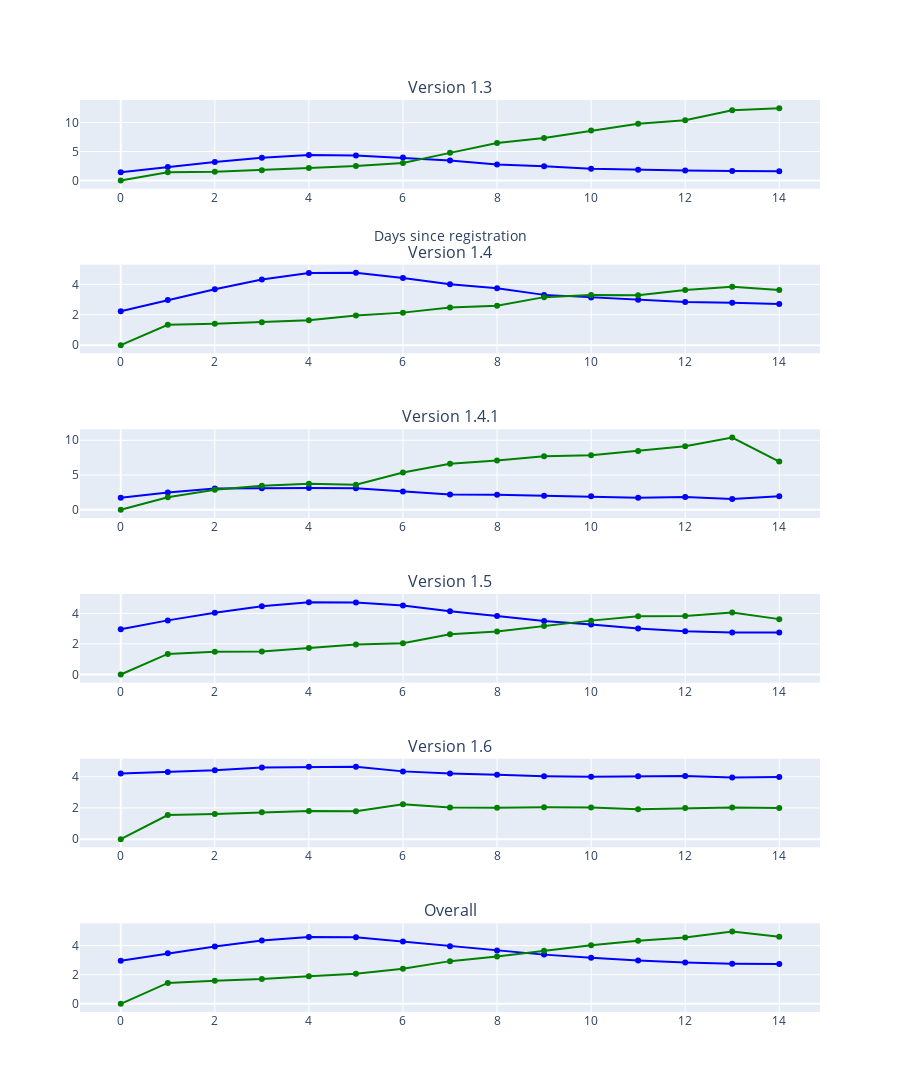

Notebook code cell kept with this figure:
### Code cell
fig = make_subplots(
    rows=6, 
    cols=1,
    subplot_titles = rolling_results['VERSION_DATE_JOINED'].unique().tolist() + ['Overall']
)
colors = {
    'rolling_sum': 'blue',
    'days': 'green'
}

for i, v in enumerate(rolling_results['VERSION_DATE_JOINED'].unique()):
    a = rolling_results[rolling_results['VERSION_DATE_JOINED'] == v]\
        .drop('VERSION_DATE_JOINED', axis = 1)\
        .set_index('cumcount')\
        .iloc[:15]
    for metric in a.columns:
        fig.append_trace(go.Scatter(
            x = a.index,
            y = a[metric],
            name = metric,
            marker = {
                'color': colors[metric]
            }
        ), row=i+1, col=1)

b = rolling\
    [['cumcount', 'rolling_sum', 'days']]\
    .groupby(['cumcount'])\
    .mean()\
    .iloc[:15]
for metric in b.columns:
    fig.append_trace(go.Scatter(
        x = b.index,
        y = b[metric],
        name = metric,
        marker = {
            'color': colors[metric]
        }
    ), row=6, col=1)

fig.update_layout(
    showlegend = False,
    height = 2000,
    xaxis = {
        'title': 'Days since registration'
    },
)
fig.show()

### Figure 1 — Plotly figure (JSON) as saved in the notebook; plotly's stock layout.template omitted (floating-point values rounded to 4 significant figures)
{"data": [{"marker": {"color": "blue"}, "name": "rolling_sum", "type": "scatter", "x": [0, 1, 2, 3, 4, 5, 6, 7, 8, 9, 10, 11, 12, 13, 14], "xaxis": "x", "y": [1.401, 2.309, 3.171, 3.921, 4.375, 4.316, 3.947, 3.464, 2.747, 2.473, 2.027, 1.845, 1.729, 1.643, 1.581], "yaxis": "y"}, {"marker": {"color": "green"}, "name": "days", "type": "scatter", "x": [0, 1, 2, 3, 4, 5, 6, 7, 8, 9, 10, 11, 12, 13, 14], "xaxis": "x", "y": [0, 1.421, 1.507, 1.776, 2.158, 2.48, 3.026, 4.762, 6.473, 7.313, 8.613, 9.791, 10.4, 12.09, 12.47], "yaxis": "y"}, {"marker": {"color": "blue"}, "name": "rolling_sum", "type": "scatter", "x": [0, 1, 2, 3, 4, 5, 6, 7, 8, 9, 10, 11, 12, 13, 14], "xaxis": "x2", "y": [2.233, 2.98, 3.683, 4.321, 4.751, 4.759, 4.418, 4.004, 3.743, 3.309, 3.141, 2.996, 2.843, 2.787, 2.711], "yaxis": "y2"}, {"marker": {"color": "green"}, "name": "days", "type": "scatter", "x": [0, 1, 2, 3, 4, 5, 6, 7, 8, 9, 10, 11, 12, 13, 14], "xaxis": "x2", "y": [0, 1.337, 1.402, 1.502, 1.635, 1.944, 2.141, 2.478, 2.59, 3.161, 3.293, 3.281, 3.622, 3.851, 3.631], "yaxis": "y2"}, {"marker": {"color": "blue"}, "name": "rolling_sum", "type": "scatter", "x": [0, 1, 2, 3, 4, 5, 6, 7, 8, 9, 10, 11, 12, 13, 14], "xaxis": "x3", "y": [1.732, 2.493, 3.07, 3.113, 3.127, 3.085, 2.634, 2.188, 2.152, 2.017, 1.962, 1.723, 1.838, 1.56, 1.944], "yaxis": "y3"}, {"marker": {"color": "green"}, "name": "days", "type": "scatter", "x": [0, 1, 2, 3, 4, 5, 6, 7, 8, 9, 10, 11, 12, 13, 14], "xaxis": "x3", "y": [0, 1.803, 2.887, 3.465, 3.746, 3.62, 5.38, 6.638, 7.106, 7.7, 7.865, 8.447, 9.135, 10.4, 6.944], "yaxis": "y3"}, {"marker": {"color": "blue"}, "name": "rolling_sum", "type": "scatter", "x": [0, 1, 2, 3, 4, 5, 6, 7, 8, 9, 10, 11, 12, 13, 14], "xaxis": "x4", "y": [2.959, 3.541, 4.043, 4.463, 4.732, 4.713, 4.508, 4.144, 3.832, 3.499, 3.267, 3.002, 2.835, 2.751, 2.743], "yaxis": "y4"}, {"marker": {"color": "green"}, "name": "days", "type": "scatter", "x": [0, 1, 2, 3, 4, 5, 6, 7, 8, 9, 10, 11, 12, 13, 14], "xaxis": "x4", "y": [0, 1.344, 1.484, 1.512, 1.74, 1.955, 2.039, 2.638, 2.811, 3.172, 3.525, 3.816, 3.827, 4.059, 3.623], "yaxis": "y4"}, {"marker": {"color": "blue"}, "name": "rolling_sum", "type": "scatter", "x": [0, 1, 2, 3, 4, 5, 6, 7, 8, 9, 10, 11, 12, 13, 14], "xaxis": "x5", "y": [4.207, 4.303, 4.422, 4.597, 4.632, 4.634, 4.344, 4.209, 4.128, 4.034, 4, 4.03, 4.042, 3.959, 3.984], "yaxis": "y5"}, {"marker": {"color": "green"}, "name": "days", "type": "scatter", "x": [0, 1, 2, 3, 4, 5, 6, 7, 8, 9, 10, 11, 12, 13, 14], "xaxis": "x5", "y": [0, 1.542, 1.614, 1.716, 1.801, 1.79, 2.234, 2.036, 2.007, 2.038, 2.035, 1.92, 2, 2.034, 1.992], "yaxis": "y5"}, {"marker": {"color": "blue"}, "name": "rolling_sum", "type": "scatter", "x": [0, 1, 2, 3, 4, 5, 6, 7, 8, 9, 10, 11, 12, 13, 14], "xaxis": "x6", "y": [2.96, 3.473, 3.937, 4.341, 4.583, 4.567, 4.282, 3.946, 3.663, 3.378, 3.169, 2.977, 2.842, 2.751, 2.731], "yaxis": "y6"}, {"marker": {"color": "green"}, "name": "days", "type": "scatter", "x": [0, 1, 2, 3, 4, 5, 6, 7, 8, 9, 10, 11, 12, 13, 14], "xaxis": "x6", "y": [0, 1.433, 1.581, 1.699, 1.891, 2.062, 2.405, 2.931, 3.25, 3.652, 4.019, 4.334, 4.55, 4.965, 4.605], "yaxis": "y6"}], "layout": {"annotations": [{"font": {"size": 16}, "showarrow": false, "text": "Version 1.3", "x": 0.5, "xanchor": "center", "xref": "paper", "y": 1.0, "yanchor": "bottom", "yref": "paper"}, {"font": {"size": 16}, "showarrow": false, "text": "Version 1.4", "x": 0.5, "xanchor": "center", "xref": "paper", "y": 0.8194, "yanchor": "bottom", "yref": "paper"}, {"font": {"size": 16}, "showarrow": false, "text": "Version 1.4.1", "x": 0.5, "xanchor": "center", "xref": "paper", "y": 0.6389, "yanchor": "bottom", "yref": "paper"}, {"font": {"size": 16}, "showarrow": false, "text": "Version 1.5", "x": 0.5, "xanchor": "center", "xref": "paper", "y": 0.4583, "yanchor": "bottom", "yref": "paper"}, {"font": {"size": 16}, "showarrow": false, "text": "Version 1.6", "x": 0.5, "xanchor": "center", "xref": "paper", "y": 0.2778, "yanchor": "bottom", "yref": "paper"}, {"font": {"size": 16}, "showarrow": false, "text": "Overall", "x": 0.5, "xanchor": "center", "xref": "paper", "y": 0.09722, "yanchor": "bottom", "yref": "paper"}], "height": 2000, "showlegend": false, "xaxis": {"anchor": "y", "domain": [0, 1], "title": {"text": "Days since registration"}}, "xaxis2": {"anchor": "y2", "domain": [0, 1]}, "xaxis3": {"anchor": "y3", "domain": [0, 1]}, "xaxis4": {"anchor": "y4", "domain": [0, 1]}, "xaxis5": {"anchor": "y5", "domain": [0, 1]}, "xaxis6": {"anchor": "y6", "domain": [0, 1]}, "yaxis": {"anchor": "x", "domain": [0.9028, 1.0]}, "yaxis2": {"anchor": "x2", "domain": [0.7222, 0.8194]}, "yaxis3": {"anchor": "x3", "domain": [0.5417, 0.6389]}, "yaxis4": {"anchor": "x4", "domain": [0.3611, 0.4583]}, "yaxis5": {"anchor": "x5", "domain": [0.1806, 0.2778]}, "yaxis6": {"anchor": "x6", "domain": [0, 0.09722]}}}
